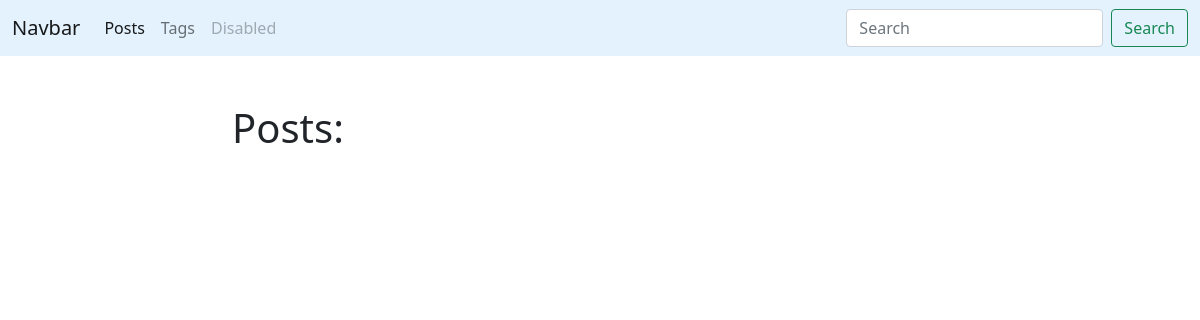
Page /blog/ on the earlier database version.
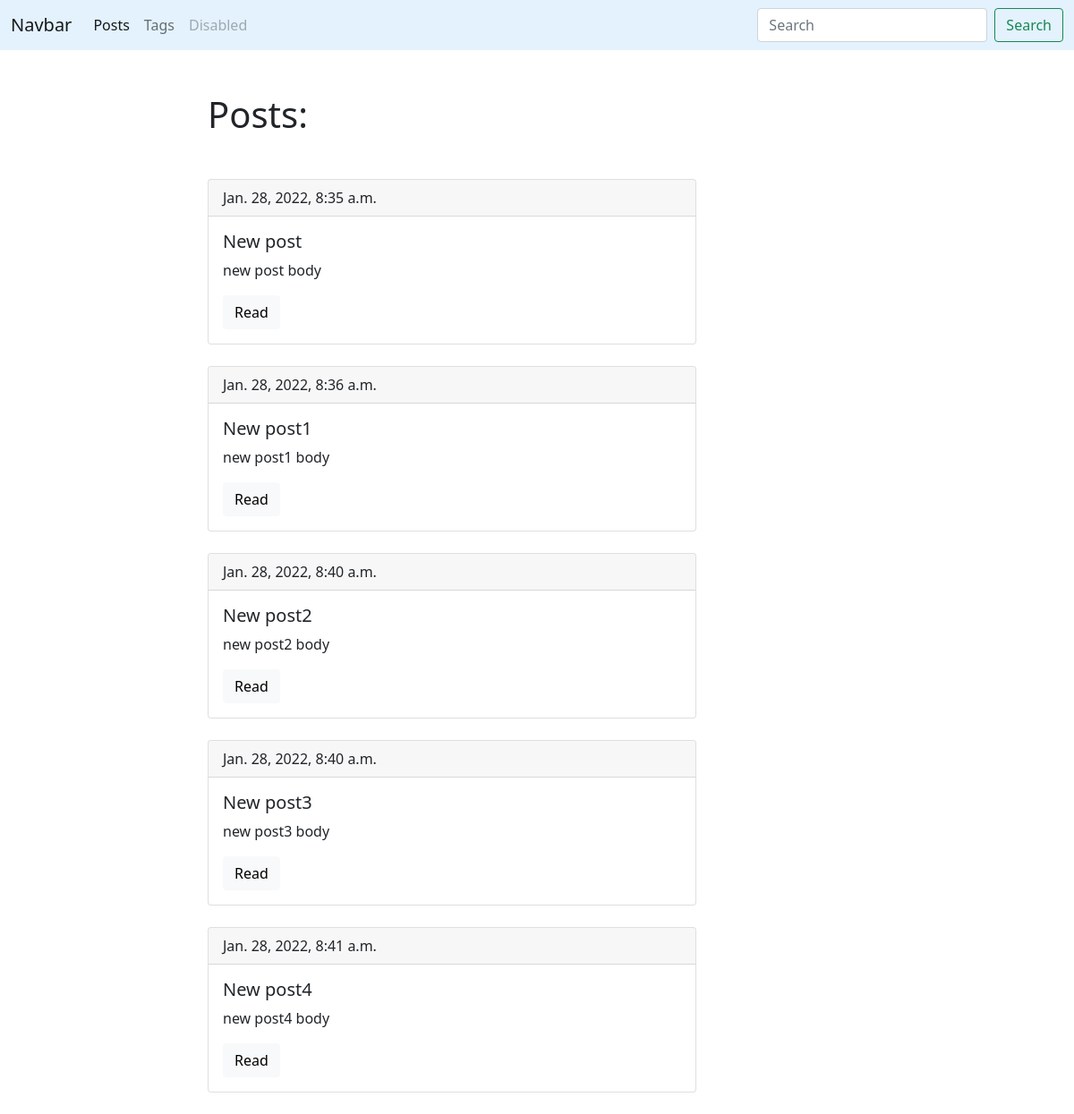
Same page on the later database version.
### blog/models.py (models this page shows, shortened)
class Post(models.Model):
    title = models.CharField(max_length=150, db_index=True)
    slug = models.SlugField(max_length=150, unique=True)
    body = models.TextField(blank=True, db_index=True)
    tags = models.ManyToManyField('Tag', blank=True, related_name='posts')  # posts=post__set
    date_pub = models.DateTimeField(auto_now_add=True)
    def get_absolute_url(self):
        return reverse('post_detail_url', kwargs={'slug': self.slug})

### blog/views.py (the view)
# urls.py: path('', posts_list, name='posts_list_url'),
def posts_list(request):
    posts = Post.objects.all()
    return render(request, 'blog/index.html', context={'posts': posts})

### blog/templates/blog/index.html (shortened to what this page needs)
{% extends 'blog/base_blog.html' %}
{% block content %}
<h1 class="mb-5">Posts:</h1>
    {% for post in posts %}
<div class="card mb-4">
  <div class="card-header">
      {{ post.date_pub }}
  </div>
  <div class="card-body">
    <h5 class="card-title">{{ post.title }}</h5>
    <p class="card-text">{{ post.body|truncatewords:15 }}</p>
    <a href="{{ post.get_absolute_url }}" class="btn btn-light">Read</a>
  </div>
</div>
    {% endfor %}
{% endblock %}

### blog/templates/blog/base_blog.html
{% extends 'base.html' %}

### templates/base.html (shortened to what this page needs)
<!DOCTYPE html>
<html lang="en">
<head>
    <link href="https://cdn.jsdelivr.net/npm/bootstrap@5.1.3/dist/css/bootstrap.min.css" rel="stylesheet">
</head>
<body>
    <nav class="navbar navbar-expand-lg navbar-light" style="background-color: #e3f2fd;">
  <div class="container-fluid">
    <a class="navbar-brand" href="#">Navbar</a>
    <div class="collapse navbar-collapse" id="navbarSupportedContent">
      <ul class="navbar-nav me-auto mb-2 mb-lg-0">
        <li class="nav-item">
          <a class="nav-link active" aria-current="page" href="{% url 'posts_list_url' %}">Posts</a>
        </li>
        <li class="nav-item">
          <a class="nav-link" href="{% url 'tags_list_url' %}">Tags</a>
        </li>
        <li class="nav-item">
          <a class="nav-link disabled">Disabled</a>
        </li>
      </ul>
      <form class="d-flex">
        <input class="form-control me-2" type="search" placeholder="Search" aria-label="Search">
        <button class="btn btn-outline-success" type="submit">Search</button>
      </form>
    </div>
  </div>
</nav>
<div class="container mt-5">
    <div class="row">
    <div class="col-6 offset-md-2">
        {% block content %}{% endblock %}
    </div>
</div>
</div>
</body>
</html>

Differences in the rows shown:
added Post: date_pub "Jan. 28, 2022, 8:35 a.m.", title "New post", body "new post body"
added Post: date_pub "Jan. 28, 2022, 8:36 a.m.", title "New post1", body "new post1 body"
added Post: date_pub "Jan. 28, 2022, 8:40 a.m.", title "New post2", body "new post2 body"
added Post: date_pub "Jan. 28, 2022, 8:40 a.m.", title "New post3", body "new post3 body"
added Post: date_pub "Jan. 28, 2022, 8:41 a.m.", title "New post4", body "new post4 body"
